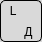
              <widget class="QWidget" name="key_L" native="true">
               <property name="minimumSize">
                <size>
                 <width>42</width>
                 <height>42</height>
                </size>
               </property>
               <property name="maximumSize">
                <size>
                 <width>42</width>
                 <height>42</height>
                </size>
               </property>
               <property name="styleSheet">
                <string notr="true">border: 1px solid black;
background-color: #D9D9D9; 
border-radius: 5px;
 color: black; 
</string>
               </property>
               <layout class="QGridLayout" name="gridLayout_43" rowstretch="0,0,0,0" columnstretch="0,0,0">
                <property name="leftMargin">
                 <number>0</number>
                </property>
                <property name="topMargin">
                 <number>0</number>
                </property>
                <property name="rightMargin">
                 <number>0</number>
                </property>
                <property name="bottomMargin">
                 <number>0</number>
                </property>
                <property name="spacing">
                 <number>0</number>
                </property>
                <item row="3" column="2">
                 <widget class="QLabel" name="label_108">
                  <property name="styleSheet">
                   <string notr="true">border: none;  background: transparent</string>
                  </property>
                  <property name="text">
                   <string> Д</string>
                  </property>
                 </widget>
                </item>
                <item row="3" column="0">
                 <widget class="QLabel" name="label_109">
                  <property name="styleSheet">
                   <string notr="true">border: none; background: transparent</string>
                  </property>
                  <property name="text">
                   <string/>
                  </property>
                 </widget>
                </item>
                <item row="2" column="0">
                 <widget class="QLabel" name="label_110">
                  <property name="styleSheet">
                   <string notr="true">border: none;  background: transparent</string>
                  </property>
                  <property name="text">
                   <string>   L</string>
                  </property>
                 </widget>
                </item>
               </layout>
              </widget>
